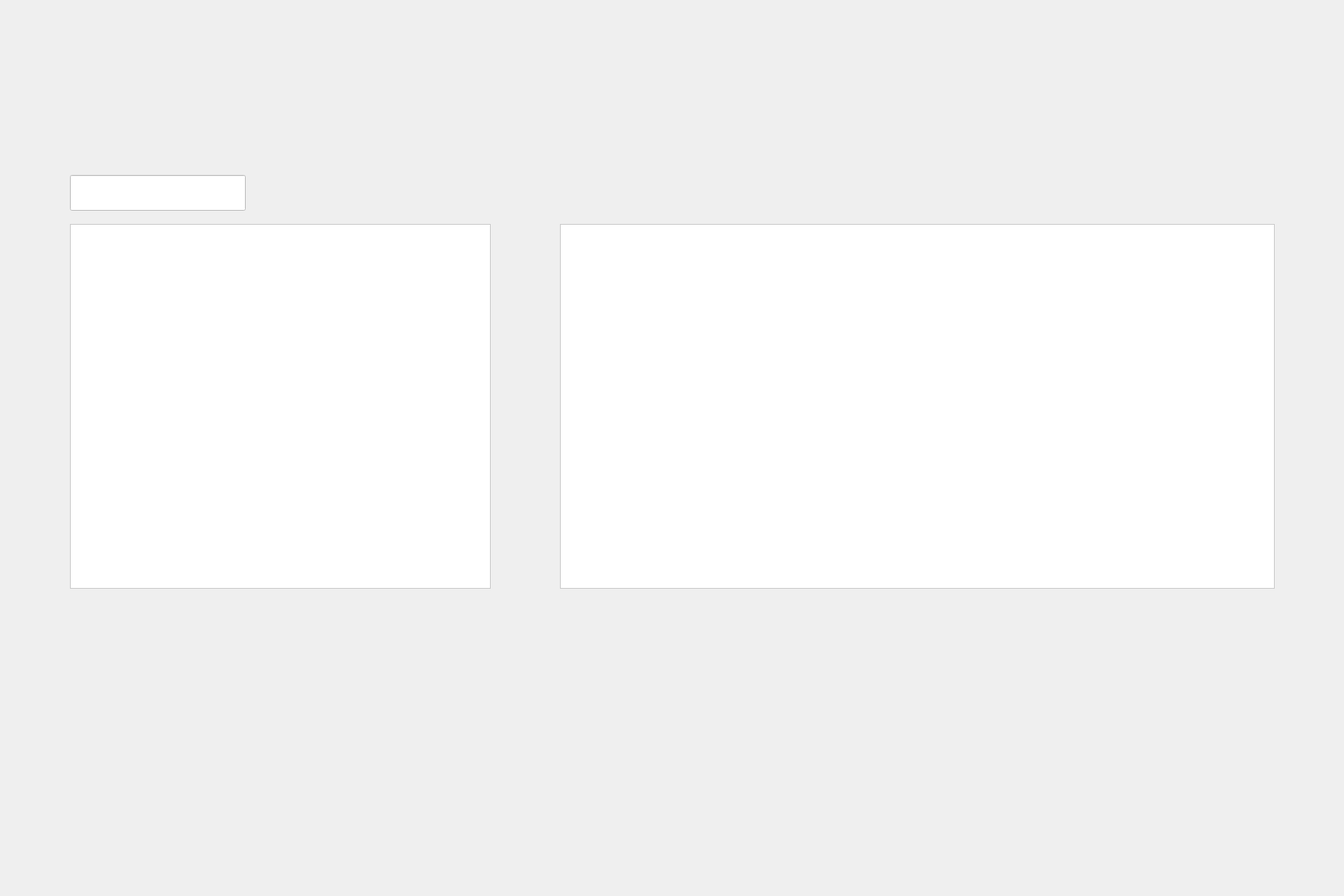
<?xml version="1.0" encoding="UTF-8"?>
<ui version="4.0">
 <class>MainWindow</class>
 <widget class="QMainWindow" name="MainWindow">
  <property name="geometry">
   <rect>
    <x>0</x>
    <y>0</y>
    <width>1920</width>
    <height>1280</height>
   </rect>
  </property>
  <property name="sizePolicy">
   <sizepolicy hsizetype="Maximum" vsizetype="Maximum">
    <horstretch>0</horstretch>
    <verstretch>0</verstretch>
   </sizepolicy>
  </property>
  <property name="maximumSize">
   <size>
    <width>1920</width>
    <height>1280</height>
   </size>
  </property>
  <property name="font">
   <font>
    <family>Malgun Gothic</family>
    <pointsize>16</pointsize>
   </font>
  </property>
  <property name="focusPolicy">
   <enum>Qt::FocusPolicy::NoFocus</enum>
  </property>
  <property name="windowTitle">
   <string>Digital Olfaction Solution</string>
  </property>
  <property name="styleSheet">
   <string notr="true"/>
  </property>
  <widget class="QWidget" name="centralwidget">
   <widget class="QLabel" name="label_background">
    <property name="geometry">
     <rect>
      <x>0</x>
      <y>0</y>
      <width>1920</width>
      <height>1280</height>
     </rect>
    </property>
    <property name="font">
     <font>
      <family>Malgun Gothic</family>
      <pointsize>16</pointsize>
      <bold>false</bold>
     </font>
    </property>
    <property name="styleSheet">
     <string notr="true">QLabel{
	image : url(./ui/images/subject_locale/bg.png);
}</string>
    </property>
    <property name="text">
     <string/>
    </property>
   </widget>
   <widget class="QPushButton" name="ui_subject_btn_quit">
    <property name="geometry">
     <rect>
      <x>1807</x>
      <y>13</y>
      <width>96</width>
      <height>96</height>
     </rect>
    </property>
    <property name="sizePolicy">
     <sizepolicy hsizetype="Preferred" vsizetype="Preferred">
      <horstretch>0</horstretch>
      <verstretch>0</verstretch>
     </sizepolicy>
    </property>
    <property name="minimumSize">
     <size>
      <width>40</width>
      <height>40</height>
     </size>
    </property>
    <property name="maximumSize">
     <size>
      <width>16777215</width>
      <height>16777215</height>
     </size>
    </property>
    <property name="font">
     <font>
      <family>Malgun Gothic</family>
      <pointsize>12</pointsize>
     </font>
    </property>
    <property name="styleSheet">
     <string notr="true">QPushButton{
	background-image : url(./ui/images/common/btn_logout.png);
	border : 0px;
}

QPushButton::hover{
	background-image : url(./ui/images/common/btn_logout_over.png);
	border : 0px;
}</string>
    </property>
    <property name="text">
     <string/>
    </property>
   </widget>
   <widget class="QPushButton" name="pb_next">
    <property name="geometry">
     <rect>
      <x>1635</x>
      <y>933</y>
      <width>260</width>
      <height>130</height>
     </rect>
    </property>
    <property name="font">
     <font>
      <family>Malgun Gothic</family>
      <pointsize>24</pointsize>
     </font>
    </property>
    <property name="styleSheet">
     <string notr="true">QPushButton{
	background-image : url(./ui/images/common_locale/btn_test_start.png);
	border : 0px;
}

QPushButton::hover{
	background-image : url(./ui/images/common_locale/btn_test_start_over.png);
	border : 0px;
}</string>
    </property>
    <property name="text">
     <string/>
    </property>
   </widget>
   <widget class="QTableWidget" name="table_subject">
    <property name="geometry">
     <rect>
      <x>100</x>
      <y>320</y>
      <width>601</width>
      <height>521</height>
     </rect>
    </property>
    <property name="sizePolicy">
     <sizepolicy hsizetype="Preferred" vsizetype="Preferred">
      <horstretch>0</horstretch>
      <verstretch>0</verstretch>
     </sizepolicy>
    </property>
    <property name="font">
     <font>
      <family>맑은 고딕</family>
      <pointsize>20</pointsize>
     </font>
    </property>
    <property name="layoutDirection">
     <enum>Qt::LayoutDirection::LeftToRight</enum>
    </property>
    <property name="styleSheet">
     <string notr="true">QTableWidget{
	background-color: white;
}

QTableWidget::item:selected {
	background-color: lightgrey;
}

QTableView::item{
	background-color: white;
	border : 0px;
    border-bottom : 1px solid #8dbfc9;
	color : #205f76; 
	font : 20pt;
}

QTableView QTableCornerButton::section {
	background-color: white;
	background-image : url(./ui/images/common/tb_header.png);
	border : 0px;
	border-left : 1px solid qlineargradient(x1: 0, y1: 0, x2: 0, y2: 1,stop: 0 lightgray, stop: 0.4 white,stop: 1 white);
	border-right: 1px solid #8dbfc9;
}

QHeaderView::section { 
	background-color: white;
}

QHeaderView::section:horizontal { 
	background-color: white;
	color : #205f76; 
	font : 20pt;
	background-image : url(./ui/images/common/tb_header.png);
	border : 0px;
	border-left : 1px solid qlineargradient(x1: 0, y1: 0, x2: 0, y2: 1,stop: 0 lightgray, stop: 0.4 white,stop: 1 white);
	border-right: 1px solid #8dbfc9;
}

QHeaderView::section:vertical { 
	background-color: white;
	color : #205f76; 
	font : 20pt;
	background-color : white;
	border : 0px;
	border-bottom : 1px solid #8dbfc9;
}

QHeaderView { 
	background-color: white;
	qproperty-defaultAlignment: AlignCenter; 
}

QTableView QTable{
	background-color: white;
	border-right : 1px solid #8dbfc9;
}</string>
    </property>
    <property name="showGrid">
     <bool>false</bool>
    </property>
    <property name="gridStyle">
     <enum>Qt::PenStyle::SolidLine</enum>
    </property>
    <property name="sortingEnabled">
     <bool>false</bool>
    </property>
    <property name="cornerButtonEnabled">
     <bool>true</bool>
    </property>
    <property name="rowCount">
     <number>0</number>
    </property>
    <property name="columnCount">
     <number>0</number>
    </property>
    <attribute name="horizontalHeaderCascadingSectionResizes">
     <bool>false</bool>
    </attribute>
    <attribute name="horizontalHeaderHighlightSections">
     <bool>true</bool>
    </attribute>
    <attribute name="horizontalHeaderShowSortIndicator" stdset="0">
     <bool>false</bool>
    </attribute>
    <attribute name="horizontalHeaderStretchLastSection">
     <bool>false</bool>
    </attribute>
    <attribute name="verticalHeaderVisible">
     <bool>true</bool>
    </attribute>
    <attribute name="verticalHeaderCascadingSectionResizes">
     <bool>false</bool>
    </attribute>
    <attribute name="verticalHeaderMinimumSectionSize">
     <number>50</number>
    </attribute>
    <attribute name="verticalHeaderDefaultSectionSize">
     <number>50</number>
    </attribute>
    <attribute name="verticalHeaderHighlightSections">
     <bool>false</bool>
    </attribute>
    <attribute name="verticalHeaderShowSortIndicator" stdset="0">
     <bool>false</bool>
    </attribute>
    <attribute name="verticalHeaderStretchLastSection">
     <bool>false</bool>
    </attribute>
   </widget>
   <widget class="QTableWidget" name="table_test_id">
    <property name="geometry">
     <rect>
      <x>800</x>
      <y>320</y>
      <width>1021</width>
      <height>521</height>
     </rect>
    </property>
    <property name="sizePolicy">
     <sizepolicy hsizetype="Preferred" vsizetype="Preferred">
      <horstretch>0</horstretch>
      <verstretch>0</verstretch>
     </sizepolicy>
    </property>
    <property name="font">
     <font>
      <family>맑은 고딕</family>
      <pointsize>20</pointsize>
     </font>
    </property>
    <property name="layoutDirection">
     <enum>Qt::LayoutDirection::LeftToRight</enum>
    </property>
    <property name="styleSheet">
     <string notr="true">QTableWidget{
	background-color: white;
}

QTableWidget::item:selected {
	background-color: lightgrey;
}

QTableView::item{
	background-color: white;
	border : 0px;
    border-bottom : 1px solid #8dbfc9;
	color : #205f76; 
	font : 20pt;
}

QTableView QTableCornerButton::section {
	background-color: white;
	background-image : url(./ui/images/common/tb_header.png);
	border : 0px;
	border-left : 1px solid qlineargradient(x1: 0, y1: 0, x2: 0, y2: 1,stop: 0 lightgray, stop: 0.4 white,stop: 1 white);
	border-right: 1px solid #8dbfc9;
}

QHeaderView::section { 
	background-color: white;
}

QHeaderView::section:horizontal { 
	background-color: white;
	color : #205f76; 
	font : 20pt;
	background-image : url(./ui/images/common/tb_header.png);
	border : 0px;
	border-left : 1px solid qlineargradient(x1: 0, y1: 0, x2: 0, y2: 1,stop: 0 lightgray, stop: 0.4 white,stop: 1 white);
	border-right: 1px solid #8dbfc9;
}

QHeaderView::section:vertical { 
	background-color: white;
	color : #205f76; 
	font : 20pt;
	background-color : white;
	border : 0px;
	border-bottom : 1px solid #8dbfc9;
}

QHeaderView { 
	background-color: white;
	qproperty-defaultAlignment: AlignCenter; 
}

QTableView QTable{
	background-color: white;
	border-right : 1px solid #8dbfc9;
}</string>
    </property>
    <property name="showGrid">
     <bool>false</bool>
    </property>
    <property name="gridStyle">
     <enum>Qt::PenStyle::SolidLine</enum>
    </property>
    <property name="sortingEnabled">
     <bool>false</bool>
    </property>
    <property name="cornerButtonEnabled">
     <bool>true</bool>
    </property>
    <property name="rowCount">
     <number>0</number>
    </property>
    <property name="columnCount">
     <number>0</number>
    </property>
    <attribute name="horizontalHeaderCascadingSectionResizes">
     <bool>false</bool>
    </attribute>
    <attribute name="horizontalHeaderHighlightSections">
     <bool>true</bool>
    </attribute>
    <attribute name="horizontalHeaderShowSortIndicator" stdset="0">
     <bool>false</bool>
    </attribute>
    <attribute name="horizontalHeaderStretchLastSection">
     <bool>false</bool>
    </attribute>
    <attribute name="verticalHeaderVisible">
     <bool>true</bool>
    </attribute>
    <attribute name="verticalHeaderCascadingSectionResizes">
     <bool>false</bool>
    </attribute>
    <attribute name="verticalHeaderMinimumSectionSize">
     <number>50</number>
    </attribute>
    <attribute name="verticalHeaderDefaultSectionSize">
     <number>50</number>
    </attribute>
    <attribute name="verticalHeaderHighlightSections">
     <bool>false</bool>
    </attribute>
    <attribute name="verticalHeaderShowSortIndicator" stdset="0">
     <bool>false</bool>
    </attribute>
    <attribute name="verticalHeaderStretchLastSection">
     <bool>false</bool>
    </attribute>
   </widget>
   <widget class="QLineEdit" name="le_search">
    <property name="geometry">
     <rect>
      <x>100</x>
      <y>250</y>
      <width>251</width>
      <height>51</height>
     </rect>
    </property>
    <property name="styleSheet">
     <string notr="true">QLineEdit{
	background-color: white;
	color : #205f76;
}</string>
    </property>
   </widget>
   <widget class="QPushButton" name="pb_subject_search">
    <property name="geometry">
     <rect>
      <x>360</x>
      <y>250</y>
      <width>91</width>
      <height>51</height>
     </rect>
    </property>
    <property name="styleSheet">
     <string notr="true">QPushButton{
	background-image : url(./ui/images/subject_locale/btn_search.png);
	border : 0px;
}

QPushButton::hover{
	background-image : url(./ui/images/subject_locale/btn_search_over.png);
	border : 0px;
}</string>
    </property>
    <property name="text">
     <string/>
    </property>
   </widget>
   <widget class="QPushButton" name="pb_subject_add">
    <property name="geometry">
     <rect>
      <x>480</x>
      <y>250</y>
      <width>91</width>
      <height>51</height>
     </rect>
    </property>
    <property name="styleSheet">
     <string notr="true">QPushButton{
	background-image : url(./ui/images/subject_locale/btn_add.png);
	border : 0px;
}

QPushButton::hover{
	background-image : url(./ui/images/subject_locale/btn_add_over.png);
	border : 0px;
}</string>
    </property>
    <property name="text">
     <string/>
    </property>
   </widget>
   <widget class="QPushButton" name="pb_subject_delete">
    <property name="geometry">
     <rect>
      <x>590</x>
      <y>250</y>
      <width>91</width>
      <height>51</height>
     </rect>
    </property>
    <property name="styleSheet">
     <string notr="true">QPushButton{
	background-image : url(./ui/images/subject_locale/btn_delete.png);
	border : 0px;
}

QPushButton::hover{
	background-image : url(./ui/images/subject_locale/btn_delete_over.png);
	border : 0px;
}</string>
    </property>
    <property name="text">
     <string/>
    </property>
   </widget>
   <widget class="QLabel" name="label_name">
    <property name="geometry">
     <rect>
      <x>990</x>
      <y>199</y>
      <width>151</width>
      <height>51</height>
     </rect>
    </property>
    <property name="sizePolicy">
     <sizepolicy hsizetype="Fixed" vsizetype="Preferred">
      <horstretch>0</horstretch>
      <verstretch>0</verstretch>
     </sizepolicy>
    </property>
    <property name="font">
     <font>
      <family>Malgun Gothic</family>
      <pointsize>26</pointsize>
      <italic>false</italic>
      <bold>false</bold>
     </font>
    </property>
    <property name="styleSheet">
     <string notr="true">QLabel{
	color : #205f76;
}</string>
    </property>
    <property name="text">
     <string/>
    </property>
   </widget>
   <widget class="QLabel" name="label_birth_date">
    <property name="geometry">
     <rect>
      <x>1470</x>
      <y>199</y>
      <width>211</width>
      <height>51</height>
     </rect>
    </property>
    <property name="sizePolicy">
     <sizepolicy hsizetype="Fixed" vsizetype="Preferred">
      <horstretch>0</horstretch>
      <verstretch>0</verstretch>
     </sizepolicy>
    </property>
    <property name="font">
     <font>
      <family>Malgun Gothic</family>
      <pointsize>26</pointsize>
      <italic>false</italic>
      <bold>false</bold>
     </font>
    </property>
    <property name="styleSheet">
     <string notr="true">QLabel{
	color : #205f76;
}</string>
    </property>
    <property name="text">
     <string/>
    </property>
   </widget>
  </widget>
 </widget>
 <resources/>
 <connections/>
</ui>
